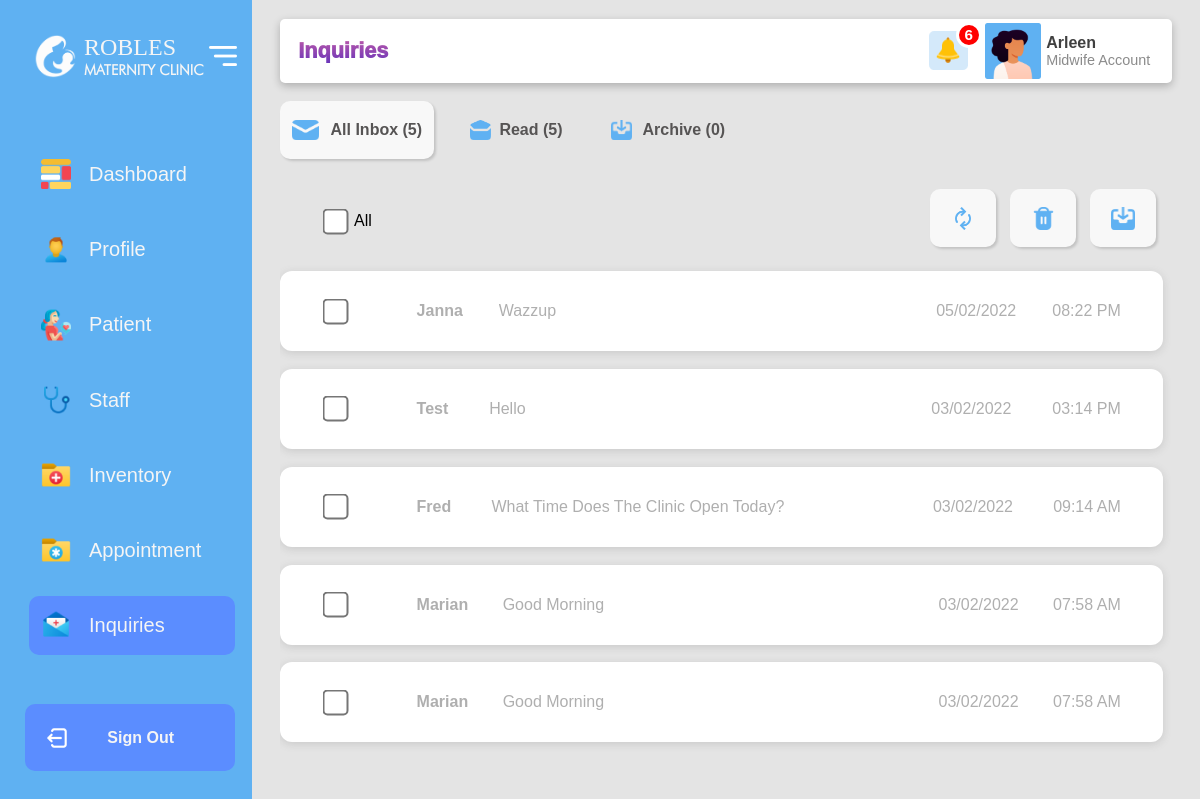
Screenshot of /adminInquiry.php (signed in) with the database file from the repository.
### tables this page shows
CREATE TABLE `general_tb` (
  `g_id` int(250) NOT NULL,
  `g_Sitename` varchar(250) NOT NULL,
  `g_LogoLight` varchar(250) NOT NULL,
  `g_LogoDark` varchar(250) NOT NULL,
  `g_Vision` varchar(250) NOT NULL,
  `g_Contact` varchar(250) NOT NULL,
  `g_Location` varchar(250) NOT NULL,
  `g_Email` varchar(250) NOT NULL,
  `g_WorkingHours` varchar(250) NOT NULL,
  `h_Tagline` varchar(250) NOT NULL,
  `h_Layoutimg` varchar(250) NOT NULL,
  `h_slide1` varchar(250) NOT NULL,
  `h_slide2` varchar(250) NOT NULL,
  `h_slide3` varchar(250) NOT NULL,
  `a_about` varchar(1000) NOT NULL,
  `a_layoutimg` varchar(250) NOT NULL,
  `e_content` varchar(1000) NOT NULL,
  `e_staffImage` varchar(1000) NOT NULL,
  `e_staffQuoute` longtext NOT NULL,
  `e_staffQuoteBy` varchar(1000) NOT NULL,
  `s_img` varchar(1000) NOT NULL,
  `s_Sheader` varchar(1000) NOT NULL,
  `s_sDesc` longtext NOT NULL,
  `holidays` longtext NOT NULL,
  `holiday_name` text NOT NULL,
  `companyCode` varchar(250) NOT NULL,
  `googlemap` text NOT NULL,
  `facebook` text NOT NULL
);

CREATE TABLE `staff_db` (
  `main_id` int(250) NOT NULL,
  `id` varchar(250) NOT NULL,
  `fname` varchar(100) NOT NULL,
  `mname` varchar(100) NOT NULL,
  `lname` varchar(100) NOT NULL,
  `reg` varchar(250) NOT NULL,
  `street` varchar(100) NOT NULL,
  `bar` varchar(100) NOT NULL,
  `mun` varchar(100) NOT NULL,
  `prov` varchar(100) NOT NULL,
  `civil_status` varchar(100) NOT NULL,
  `religion` varchar(100) NOT NULL,
  `phone` varchar(100) NOT NULL,
  `email` varchar(100) NOT NULL,
  `birthday` varchar(100) NOT NULL,
  `age` varchar(100) NOT NULL,
  `username` varchar(100) NOT NULL,
  `password` varchar(100) NOT NULL,
  `role` varchar(100) NOT NULL,
  `schedule` varchar(100) NOT NULL,
  `time` varchar(100) NOT NULL,
  `profile_photo` varchar(100) NOT NULL,
  `date_start` varchar(250) NOT NULL,
  `date_end` varchar(250) NOT NULL,
  `status` varchar(250) NOT NULL
);

CREATE TABLE `inquiry_tb` (
  `id` int(11) NOT NULL,
  `fname` varchar(100) NOT NULL,
  `lname` varchar(100) NOT NULL,
  `email` varchar(100) NOT NULL,
  `question` varchar(1000) NOT NULL,
  `date` varchar(100) NOT NULL,
  `status` varchar(100) NOT NULL,
  `archive` varchar(100) NOT NULL,
  `time` varchar(100) NOT NULL
);

### adminInquiry.php (the view, shortened to what the rows shown need)
<?php
require 'php/adminActivelogin.php';
require 'php/generic.php';
$row_g = mysqli_fetch_array($search_general);
$rowName = explode(" ",$row_g['g_Sitename']);
$rowNameFirst = $rowName[0];
array_shift($rowName);
$rowSecondName = implode(" ",$rowName);
?>
<!DOCTYPE html>
<html lang="en">
  <head>
     <link rel="stylesheet" href="css/Desktop/Admin-adminGlobal.css">
     <link rel="stylesheet" href="css/Desktop/Admin-adminInquiry.css">
     <link rel="stylesheet" href="AnimBackend/jquery.css">
  </head>
<body>
<div class="for_desktop">
    <div id="left" class="side_navbar">
            <div id="left_bar">
                    <div id="logo_bar" class="left_bar1">
                        <img src="upload_img_generic/<?php echo $row_g['g_LogoLight']; ?>" id="logo_img">
                    </div>
            </div>
            <div id="right_bar">
                    <div id="logo_bar" class="right_navbar">
                        <div id="logo_text">
                            <p class="a" style="text-transform:uppercase;"><?php echo $rowNameFirst; ?></p>
                            <p class="b"><?php echo $rowSecondName; ?></p>
                        </div>
                    </div>
            </div>
    </div>
    <div id="right" class="right_content_dashboard for_reload_right_table">
            <div id="dashboard_top">
                <div id="dash_right">
                    <?php
                        $row = mysqli_fetch_array($search_resulthover);
                    ?>
                    <div id="profile_container" title="Visit Profile" onclick="profile()">
                        <div id="name_profile">
                            <p id="name_text"><?php echo $row['fname']; ?></p>
                            <p id="role_text"><?php echo $row['role']; ?> Account</p>
                        </div>
                    </div>
                </div>
            </div>
            <div id="dashboard_content">
                <div id="inquiry_content">
                    <form action="javascript:void(0)" method="post" id="ajax-form_admin_archiveMessage">
                    <div id="read_inquiry">
                        <?php
                        $sql = "SELECT * FROM inquiry_tb WHERE archive='off' and status='read'  ORDER BY id DESC;";
                        $inq_tb = filterinq1test($sql);
                        function filterinq1test($sql){
                            $con=mysqli_connect('localhost','root','','robles_db');
                            $filter_inq = mysqli_query($con, $sql);
                            return $filter_inq;
                            }
                        $sr = 0;
                        while($row_inq = mysqli_fetch_array($inq_tb)):
                    ?>
                    <div id="each_messageU<?php echo $sr; ?>" class="each_message em_unread" onmouseover="hover_inq1('<?php echo $sr; ?>')" onmouseout="hoverout_inq1('<?php echo $sr; ?>')">
                        <div id="one">
                            <div id="l">
                            <input type="checkbox" onclick="validate_check_all_eachUnread('<?php echo $sr; ?>')"  id="checkboxU<?php echo $sr; ?>" class="checkbox_all_eachRead1" name="each_cb[]" value="<?php echo $row_inq['id'];?>">
                            </div>
                            <div id="r" onclick="view_inq('<?php echo $row_inq['id']; ?>')">
                            <p id="name_each" style="color: rgb(175, 175, 175);"><?php echo $row_inq['fname']; ?></p>
                            <p id="msg_each" style="color: rgb(175, 175, 175);"><?php echo $row_inq['question']; ?></p>
                            <p id="date_each" style="color: rgb(175, 175, 175);"><?php echo $row_inq['date']; ?></p>
                            <p id="time_each" style="color: rgb(175, 175, 175);" class="time_each1<?php echo $sr; ?>"><?php echo $row_inq['time']; ?></p>
                            </div>
                        </div>
                    </div>
                    <?php $sr++; endwhile;
                    ?>
                    </div>
                    </form>
                </div>
            </div>
    </div>
</div>
</body>
</html>

### rows the page displays
general_tb: g_LogoLight (picture), g_Sitename "ROBLES"
staff_db: fname "Arleen", role "Midwife"
inquiry_tb: fname "Janna", question "Wazzup", date "05/02/2022", time "08:22 PM"
inquiry_tb: fname "Test", question "Hello", date "03/02/2022", time "03:14 PM"
inquiry_tb: fname "Fred", question "What Time Does The Clinic Open Today?", date "03/02/2022", time "09:14 AM"
inquiry_tb: fname "Marian", question "Good Morning", date "03/02/2022", time "07:58 AM"
inquiry_tb: fname "Marian", question "Good Morning", date "03/02/2022", time "07:58 AM"

### other values shown
$rowSecondName "MATERNITY CLINIC"
$notifCount1+$notifCount2 "6"
$total "5"
$total_deact "5"
$total_crit "0"
